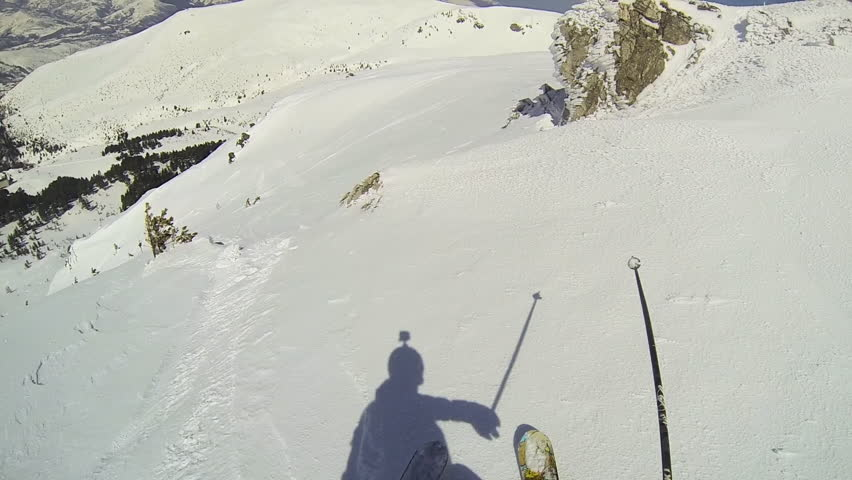
#> input picture test1.jpg, 852 x 480 px
$ python test.py
#> lines starting #> are read from the running program, lines starting #| are printed output that depends on the picture; after the words box and inside, x2 and y2 are one past the last pixel; in counts of white or black regions, pixels touching at a corner belong together
import cv2

# Read the original image
img = cv2.imread('test1.jpg')
#> img is the input picture: shape (480, 852, 3); mean B, G, R 183.5, 191.2, 188.9
# Display original image
cv2.imshow('Original', img)
cv2.waitKey(0)

# convert the image to grayscale format
img_gray = cv2.cvtColor(img, cv2.COLOR_BGR2GRAY)
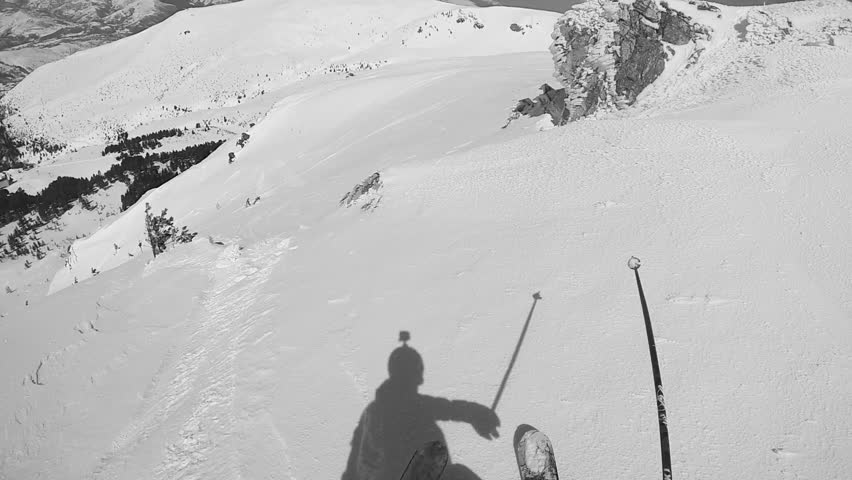
#> img_gray: shape (480, 852); min 1, max 254, mean 189.7

# apply binary thresholding
ret, thresh = cv2.threshold(img_gray, 150, 255, cv2.THRESH_BINARY)
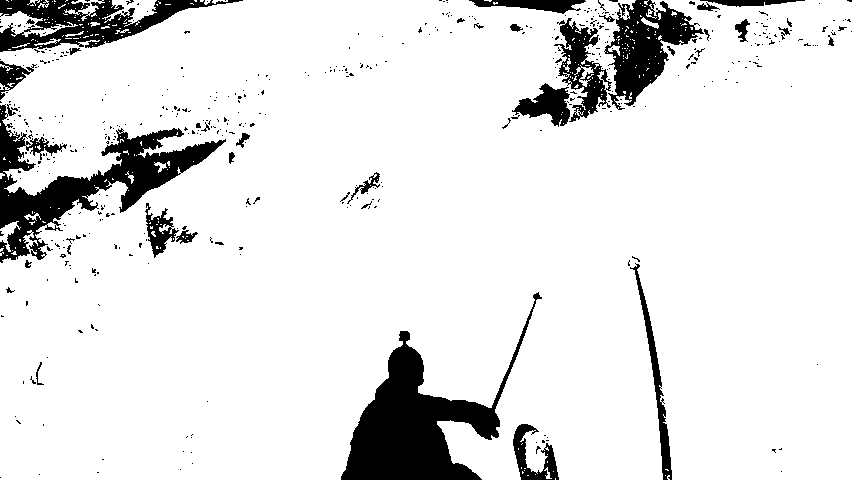
#> thresh: shape (480, 852); 89.4% white; 472 black regions (430 under 20 px), largest, box (x1, y1, x2, y2) and area: (341, 292, 542, 480) 11718, (0, 104, 226, 263) 9821, (0, 0, 243, 52) 5237
# visualize the binary image
cv2.imshow('Binary image', thresh)
cv2.waitKey(0)
cv2.destroyAllWindows()

$ run again, with test2.jpg copied over test1.jpg
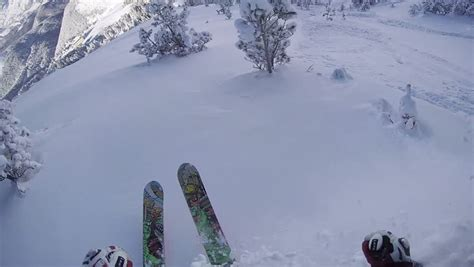
#> input picture test2.jpg, 474 x 267 px
#> img is the input picture: shape (267, 474, 3); mean B, G, R 174.9, 148.4, 140.4
#> `img_gray = cv2.cvtColor(img, cv2.COLOR_BGR2GRAY)`:
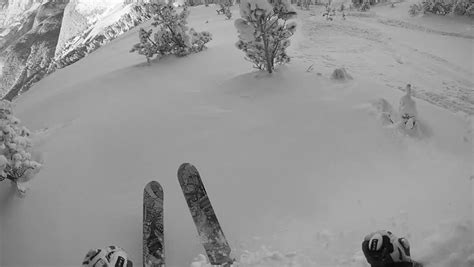
#> img_gray: shape (267, 474); min 2, max 255, mean 149.1
#> `ret, thresh = cv2.threshold(img_gray, 150, 255, cv2.THRESH_BINARY)`:
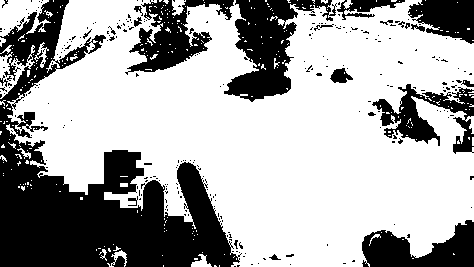
#> thresh: shape (267, 474); 66.4% white; 278 black regions (257 under 20 px), largest, box (x1, y1, x2, y2) and area: (0, 0, 242, 267) 24152, (224, 0, 337, 102) 5065, (125, 0, 234, 75) 3293

$ run again, with test.jpg copied over test1.jpg
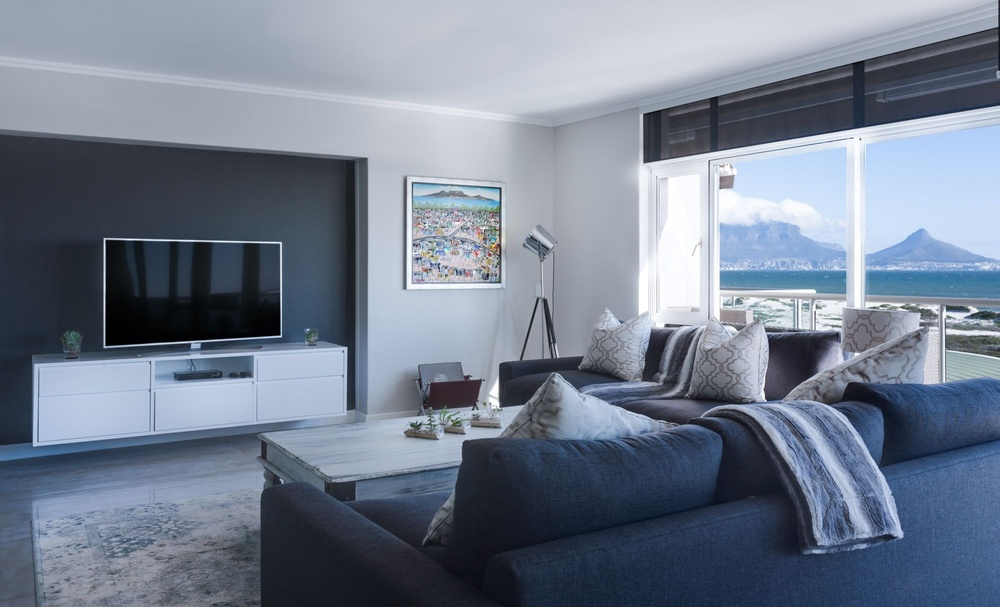
#> input picture test.jpg, 1000 x 607 px, shrunk from 2000 x 1214 before the run
#> img is the input picture: shape (607, 1000, 3); mean B, G, R 143.4, 127, 116.6
#> `img_gray = cv2.cvtColor(img, cv2.COLOR_BGR2GRAY)`:
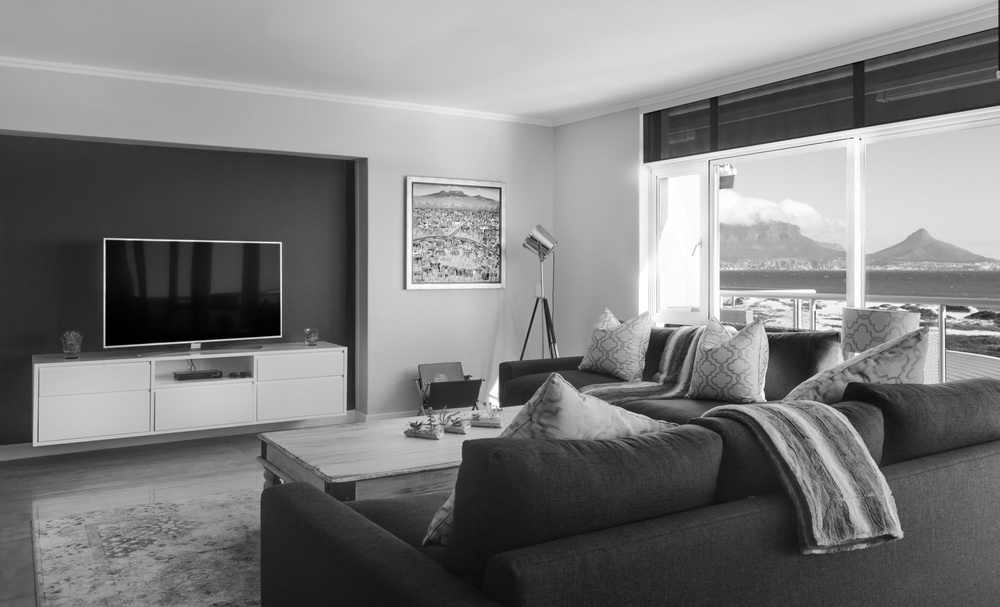
#> img_gray: shape (607, 1000); min 0, max 255, mean 125.8
#> `ret, thresh = cv2.threshold(img_gray, 150, 255, cv2.THRESH_BINARY)`:
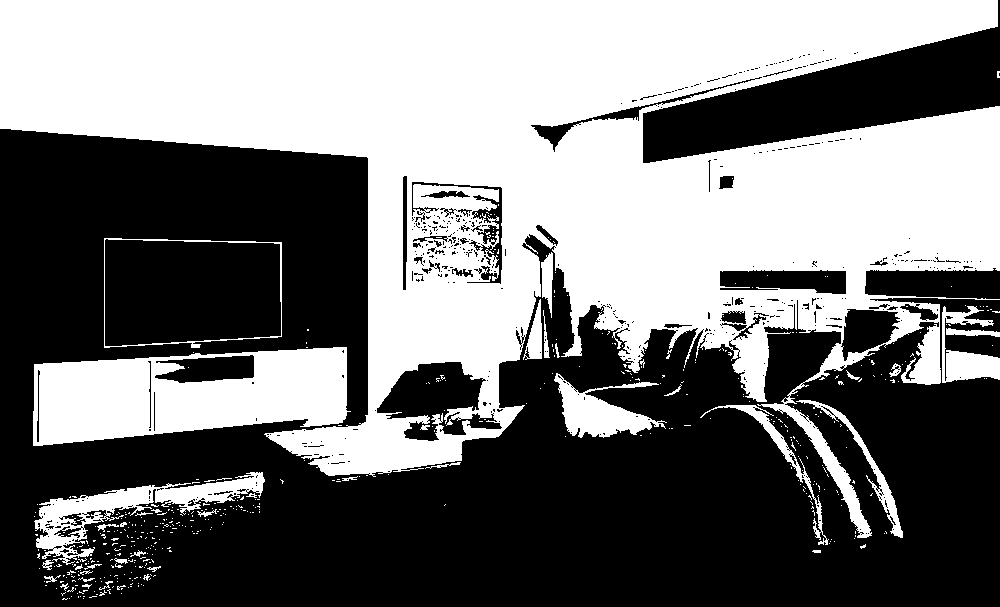
#> thresh: shape (607, 1000); 46.8% white; 485 white regions (445 under 20 px), largest, box (x1, y1, x2, y2) and area: (0, 0, 1000, 538) 244275, (33, 347, 351, 446) 21821, (34, 472, 265, 565) 5522
